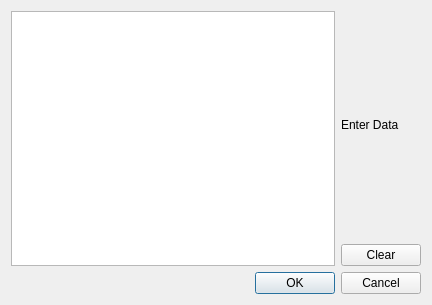
<?xml version="1.0" encoding="UTF-8"?>
<ui version="4.0">
 <class>Dialog</class>
 <widget class="QDialog" name="Dialog">
  <property name="geometry">
   <rect>
    <x>0</x>
    <y>0</y>
    <width>432</width>
    <height>305</height>
   </rect>
  </property>
  <property name="windowTitle">
   <string>Dialog</string>
  </property>
  <layout class="QVBoxLayout" name="verticalLayout_2">
   <item>
    <layout class="QVBoxLayout" name="verticalLayout">
     <item>
      <layout class="QGridLayout" name="gridLayout">
       <item row="0" column="0" rowspan="2">
        <widget class="QPlainTextEdit" name="plainTextEdit"/>
       </item>
       <item row="0" column="1">
        <widget class="QLabel" name="label">
         <property name="text">
          <string>Enter Data</string>
         </property>
        </widget>
       </item>
       <item row="1" column="1">
        <widget class="QPushButton" name="pushButton_2">
         <property name="text">
          <string>Clear</string>
         </property>
        </widget>
       </item>
      </layout>
     </item>
     <item>
      <widget class="QDialogButtonBox" name="buttonBox">
       <property name="orientation">
        <enum>Qt::Horizontal</enum>
       </property>
       <property name="standardButtons">
        <set>QDialogButtonBox::Cancel|QDialogButtonBox::Ok</set>
       </property>
      </widget>
     </item>
    </layout>
   </item>
  </layout>
 </widget>
 <resources/>
 <connections/>
</ui>
